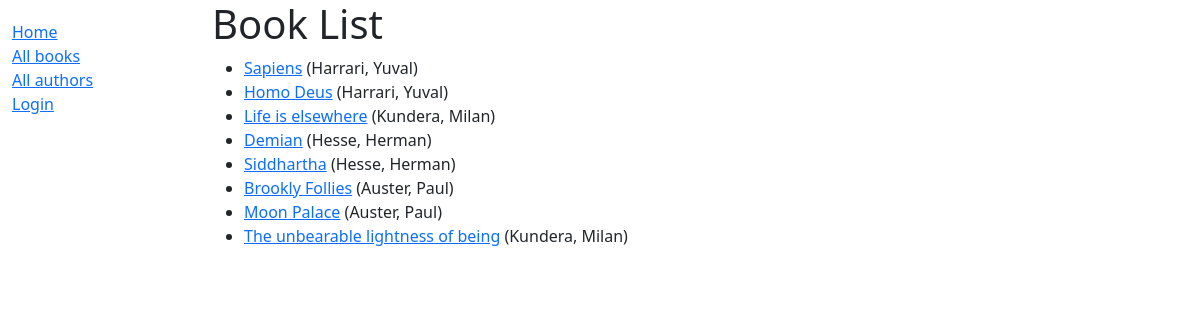
/catalog/books/, run on the app's committed database.
### catalog/models.py (models this page shows, shortened)
class Book(models.Model):
    title = models.CharField(max_length=200)
    author = models.ForeignKey('Author', on_delete=models.RESTRICT, null=True)
    summary = models.TextField(max_length=1000)
    isbn = models.CharField('ISBN', max_length=13, unique=True)
    genre = models.ManyToManyField(Genre)
    language = models.ForeignKey('Language', on_delete=models.RESTRICT, null=True)
    def get_absolute_url(self):
        return reverse('book-detail', args=[str(self.id)])
    def display_genre(self):
        return ', '.join(genre.name for genre in self.genre.all()[:3])
    display_genre.short_description = 'Genre'

class Author(models.Model):
    first_name = models.CharField(max_length=100)
    last_name = models.CharField(max_length=100)
    date_of_birth = models.DateField(null=True, blank=True)
    date_of_death = models.DateField('died', null=True, blank=True)
    class Meta:
        ordering = ['last_name', 'first_name']
    def __str__(self):
        return f'{self.last_name}, {self.first_name}'

### catalog/views.py (the view)
# urls.py: path('books/', views.BookListView.as_view(), name='books'),
class BookListView(generic.ListView):
    model = Book
    paginate_by = 10

### catalog/templates/catalog/book_list.html
{% extends "base_generic.html" %}
{% block content %}
    <h1>Book List</h1>
    {% if book_list %}
        <ul>
            {% for book in book_list %}
                <li><a href="{{book.get_absolute_url}}">{{book.title}}</a> ({{book.author}})</li>
            {% endfor %}
        </ul>
    {% else %}
        <p>There are no books in the library</p>
    {% endif %}
{% endblock %}

### data on the page
Book: title "Sapiens", author "Harrari, Yuval"
Book: title "Homo Deus", author "Harrari, Yuval"
Book: title "Life is elsewhere", author "Kundera, Milan"
Book: title "Demian", author "Hesse, Herman"
Book: title "Siddhartha", author "Hesse, Herman"
Book: title "Brookly Follies", author "Auster, Paul"
Book: title "Moon Palace", author "Auster, Paul"
Book: title "The unbearable lightness of being", author "Kundera, Milan"
